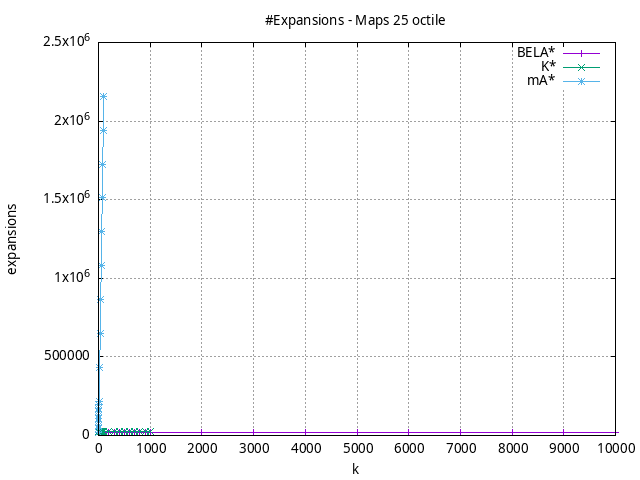

This chart was generated by the following gnuplot code:
#!/usr/bin/gnuplot
# -*- coding: utf-8 -*-
#
# results/maps/octile/25/random512-25.heuristic.octile.expansions.gnuplot
#
# Started on 04/02/2024 19:56:53
# Author: Carlos Linares López
set grid
set xlabel "k"
set ylabel "expansions"

set terminal png enhanced font "Ariel,10"
set output 'random512-25.heuristic.octile.expansions.png'

plot "-" title "BELA$^*$"      with linesp, "-" title "K$^*$"      with linesp, "-" title "mA$^*$"      with linesp

	1 21590.39
	5 21590.39
	10 21590.39
	50 21590.39
	100 21590.39
	500 21590.39
	1000 21590.39
	5000 21590.39
	10000 21590.39
end
	1 21655.18
	5 24040.75
	10 24405.47
	50 25126.8
	100 25391.46
	500 25556.53
	1000 25578.73
end
	1 21590.39
	5 107969.47
	10 216026.46
	50 1079752.14
	100 2158730.46
end
